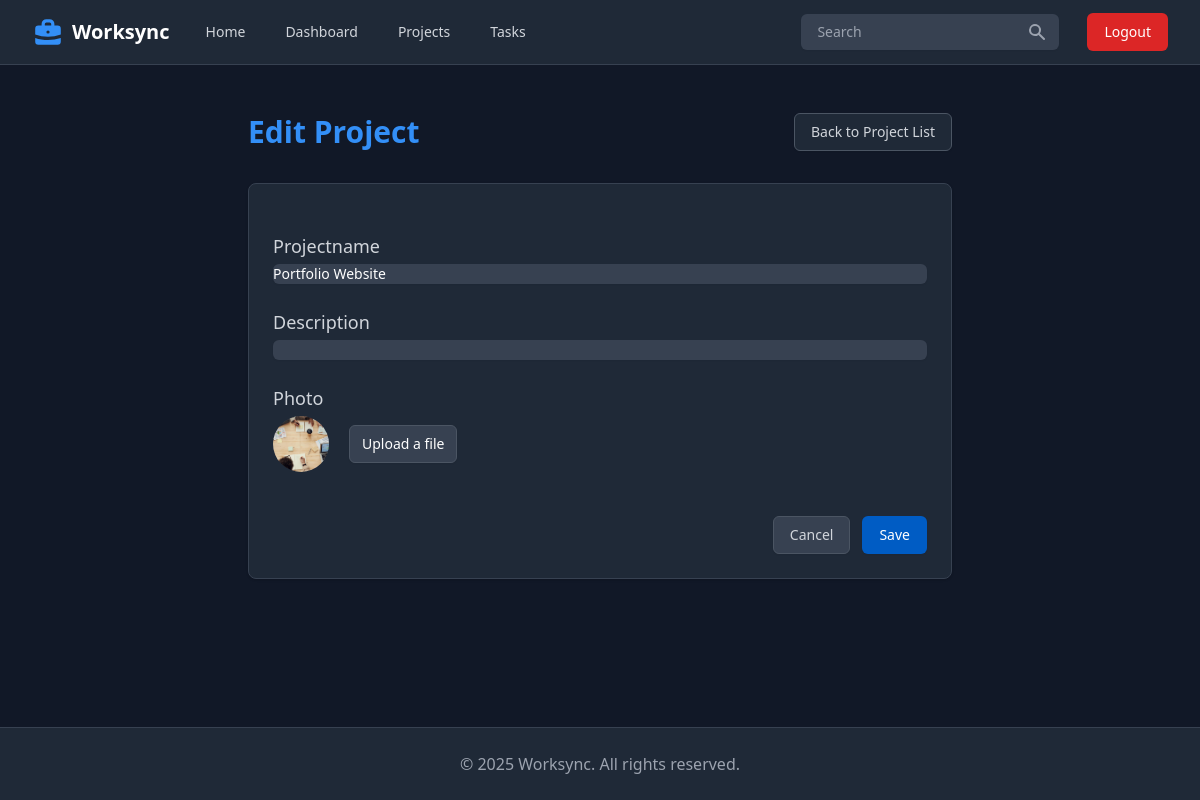
Screenshot of /projects/24/edit/ (signed in) with the database file from the repository.
### projects/models.py (models this page shows, shortened)
class Project(models.Model):
    user = models.ForeignKey(User, on_delete = models.CASCADE)
    projectname = models.TextField(max_length=240)
    description = models.TextField(blank=True, null=True)
    photo = models.ImageField(upload_to = 'photos/',
    blank = True, null = True)
    create_at = models.DateTimeField(auto_now_add= True)
    updated_at = models.DateTimeField(auto_now=True)

### projects/views.py (the view)
# urls.py: path("<int:project_id>/edit/", views.project_edit, name="project_edit"),
@login_required
def project_edit(request, project_id):
    project_obj = get_object_or_404(Project, pk=project_id, user=request.user)
    if request.method == 'POST':
        form = ProjectForm(request.POST, request.FILES, instance=project_obj)
        if form.is_valid():
            project = form.save(commit=False)
            project.user = request.user
            project.save()
            return redirect('project_list')
    else:
        form = ProjectForm(instance=project_obj)
    return render(request, 'project_form.html', {'form': form})

### projects/forms.py
class ProjectForm(forms.ModelForm):
    class Meta:
        model = Project
        fields = ['projectname','description', 'photo']

### projects/templates/project_form.html (shortened to what this page needs)
{% extends "layout.html" %}
{% block content %}
<div class="py-6">
    <div class="max-w-3xl mx-auto px-4 sm:px-6 lg:px-8">
        <div class="md:flex md:items-center md:justify-between">
            <div class="flex-1 min-w-0">
                <h1 class="text-2xl font-bold leading-7 text-primary-400 sm:text-3xl sm:truncate">
                    {% if form.instance.pk %}Edit Project{% else %}Create Project{% endif %}
                </h1>
            </div>
            <div class="mt-4 flex md:mt-0 md:ml-4">
                <a href="{% url 'project_list' %}" class="inline-flex items-center px-4 py-2 border border-gray-600 rounded-md shadow-sm text-sm font-medium text-gray-300 bg-gray-800 hover:bg-gray-700 focus:outline-none focus:ring-2 focus:ring-offset-2 focus:ring-gray-500">
                    Back to Project List
                </a>
            </div>
        </div>
        <div class="mt-8">
            <div class="bg-gray-800 shadow overflow-hidden sm:rounded-lg border border-gray-700">
                <div class="px-4 py-5 sm:p-6">
                    <form method="post" enctype="multipart/form-data" class="space-y-6">
                        {% for field in form %}
                        <div class="space-y-1">
                            <label for="{{ field.id_for_label }}" class="block text-lg font-medium text-gray-300">
                                {{ field.label }}
                            </label>
                            <div class="mt-1">
                                {% if field.field.widget.input_type == 'file' %}
                                <div class="flex items-center">
                                    <span class="h-14 w-14 rounded-full overflow-hidden bg-gray-700">
                                        {% if form.instance.photo %}
                                        <img src="{{ form.instance.photo.url }}" alt="Current photo" class="h-full w-full object-cover">
                                        {% else %}
                                        <svg class="h-full w-full text-gray-500" fill="currentColor" viewBox="0 0 24 24">
                                            <path d="M24 20.993V24H0v-2.996A14.977 14.977 0 0112.004 15c4.904 0 9.26 2.354 11.996 5.993zM16.002 8.999a4 4 0 11-8 0 4 4 0 018 0z" />
                                        </svg>
                                        {% endif %}
                                    </span>
                                    <div class="ml-5">
                                        <div class="relative bg-gray-700 py-2 px-3 border border-gray-600 rounded-md shadow-sm flex items-center cursor-pointer hover:bg-gray-600 focus-within:outline-none focus-within:ring-2 focus-within:ring-offset-2 focus-within:ring-primary-500">
                                            <label for="{{ field.id_for_label }}" class="relative text-sm font-medium text-white pointer-events-none">
                                                <span>Upload a file</span>
                                            </label>
                                        </div>
                                    </div>
                                </div>
                                {% else %}
                                <input
                                    type="{{ field.field.widget.input_type }}"
                                    name="{{ field.html_name }}"
                                    id="{{ field.id_for_label }}"
                                    value="{{ field.value|default:'' }}"
                                    class="shadow-sm focus:ring-primary-500 focus:border-primary-500 block w-full sm:text-sm border-gray-600 rounded-md bg-gray-700 text-white"
                                >
                                {% endif %}
                            </div>
                        </div>
                        {% endfor %}
                        <div class="pt-5">
                            <div class="flex justify-end">
                                <a href="{% url 'project_list' %}" class="bg-gray-700 py-2 px-4 border border-gray-600 rounded-md shadow-sm text-sm font-medium text-gray-300 hover:bg-gray-600 focus:outline-none focus:ring-2 focus:ring-offset-2 focus:ring-gray-500">
                                    Cancel
                                </a>
                                <button type="submit" class="ml-3 inline-flex justify-center py-2 px-4 border border-transparent shadow-sm text-sm font-medium rounded-md text-white bg-primary-600 hover:bg-primary-700 focus:outline-none focus:ring-2 focus:ring-offset-2 focus:ring-primary-500">
                                    Save
                                </button>
                            </div>
                        </div>
                    </form>
                </div>
            </div>
        </div>
    </div>
</div>
{% endblock %}

### rows the page displays
Project: projectname "Portfolio Website", instance.photo (picture)

### other values shown
{{ field.label }} "Projectname" "Description" "Photo"
